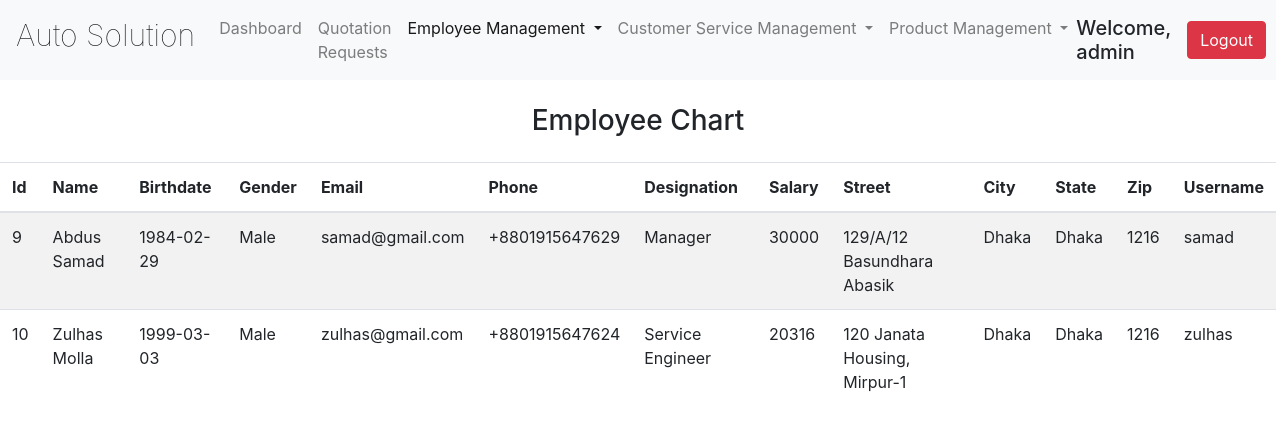
The page /views/admin_all_employee.php (signed in) on the database as committed earlier.
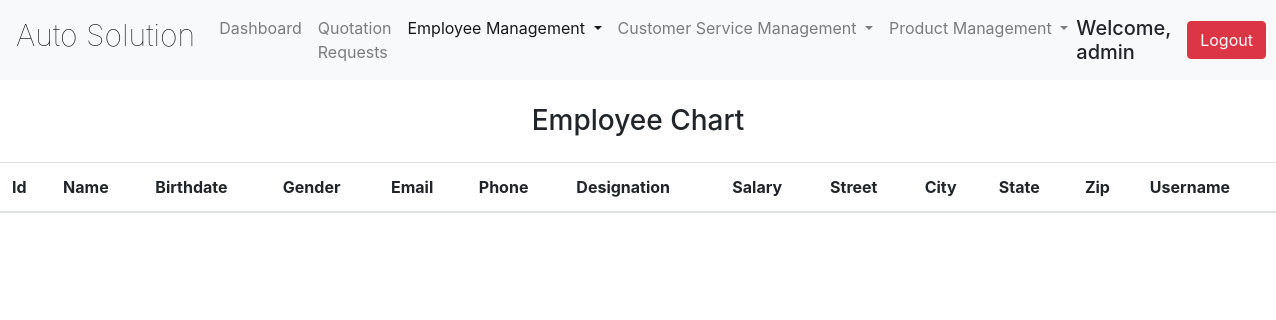
The same page on the database as committed later.
### tables this page shows
CREATE TABLE `employees_detail` (
  `id` int(11) NOT NULL,
  `first_name` varchar(50) NOT NULL,
  `last_name` varchar(50) NOT NULL,
  `birth_date` date NOT NULL,
  `gender` varchar(50) NOT NULL,
  `email` varchar(50) NOT NULL,
  `phone` varchar(50) NOT NULL,
  `designation` varchar(50) NOT NULL,
  `salary` int(50) NOT NULL,
  `street` varchar(100) NOT NULL,
  `city` varchar(50) NOT NULL,
  `state` varchar(50) NOT NULL,
  `zip` varchar(50) NOT NULL,
  `username` varchar(50) NOT NULL,
  `password` varchar(128) NOT NULL
);

### models/database_crud.php (called while the page is built, shortened)
<?php
	 $serverName="localhost";
	 $userName="root";
	 $password="";
	 $dbName="auto_solution";
	function get($query)
	{
        $data=array();
		global $serverName,$userName,$password,$dbName;
		$conn = mysqli_connect( $serverName, $userName, $password, $dbName);
        $result=mysqli_query($conn,$query);
        if(mysqli_num_rows($result) > 0)
        {
            while($row = mysqli_fetch_assoc($result))
            {
                $entity=array();
                foreach($row as $k=>$v)
                {
                    $entity[$k] = $row[$k];
                }
                $data[] = $entity;
            }
        }
		return $data;
	}
?>

### controllers/employee_signup_controller.php (called while the page is built, shortened)
<?php
require_once "../models/database_crud.php";
  function getAllEmployees()
	{
		$query ="SELECT * FROM employees_detail ORDER BY Id ASC";
		$employees = get($query);
		return $employees;
	}
?>

### views/admin_all_employee.php (the view, shortened to what this page needs)
<?php
require '../controllers/employee_signup_controller.php';
$employees = getAllEmployees();
 ?>
<!DOCTYPE html>
<html lang="en">
<head>
  <link rel="stylesheet" href="../css/bootstrap.css">
 	<link rel="stylesheet" href="https://cdn.datatables.net/1.10.12/css/dataTables.bootstrap.min.css" />
  <link rel="stylesheet" href="styles/mystyle.css">
</head>
<body>
  <header>
    <div class="mynav">
      <nav class="navbar navbar-expand-lg navbar-light bg-light">
      <a class="navbar-brand mb-2" href="user_dashboard.php">Auto Solution</a>
      <div class="collapse navbar-collapse" id="navbarSupportedContent">
        <ul class="navbar-nav mr-auto">
          <li class="nav-item">
            <a class="nav-link" href="admin_dashboard.php">Dashboard<span class="sr-only">(current)</span></a>
          </li>
          <li class="nav-item">
            <a class="nav-link" href="admin_quotation_management.php">Quotation Requests</a>
          </li>
          <li class="nav-item dropdown active">
            <a class="nav-link dropdown-toggle" href="#" id="navbarDropdown" role="button" data-toggle="dropdown" aria-haspopup="true" aria-expanded="false">
              Employee Management
            </a>
          </li>
					<li class="nav-item dropdown">
            <a class="nav-link dropdown-toggle" href="#" id="navbarDropdown" role="button" data-toggle="dropdown" aria-haspopup="true" aria-expanded="false">
              Customer Service Management
            </a>
          </li>
					<li class="nav-item dropdown">
            <a class="nav-link dropdown-toggle" href="#" id="navbarDropdown" role="button" data-toggle="dropdown" aria-haspopup="true" aria-expanded="false">
              Product Management
            </a>
          </li>
        </ul>
      <h5 class="my-sm-2 mr-lg-2">Welcome, <?php echo $_SESSION['username'];?></h5>
        <a class="btn btn-danger my-sm-2 ml-lg-2 "href="../controllers/logout.php">Logout</a>
     </div>
    </nav>
  </div>
</header>
<h3 class="display-5 text-center my-4">Employee Chart</h3>
<table class="table table-striped my-3" id="employee_data">
    <thead>
      <tr>
        <th>Id</th>
        <th>Name</th>
        <th>Birthdate</th>
        <th>Gender</th>
        <th>Email</th>
        <th>Phone</th>
        <th>Designation</th>
        <th>Salary</th>
        <th>Street</th>
        <th>City</th>
        <th>State</th>
				<th>Zip</th>
        <th>Username</th>
      </tr>
    </thead>
		<?php
				foreach($employees as $employee)
				{
					echo "<tr>";
						echo "<td>".$employee["id"]."</td>";
						echo "<td>".$employee["first_name"]." ".$employee["last_name"]."</td>";
						echo "<td>".$employee["birth_date"]."</td>";
						echo "<td>".$employee["gender"]."</td>";
						echo "<td>".$employee["email"]."</td>";
						echo "<td>".$employee["phone"]."</td>";
						echo "<td>".$employee["designation"]."</td>";
						echo "<td>".$employee["salary"]."</td>";
						echo "<td>".$employee["street"]."</th>";
						echo "<td>".$employee["city"]."</td>";
						echo "<td>".$employee["state"]."</td>";
						echo "<td>".$employee["zip"]."</td>";
						echo "<td>".$employee["username"]."</td>";
					echo "</tr>";
				}
			?>
  </table>
</body>
</html>

Rows that differ between the two databases and show on the page:
removed employees_detail: id "9", first_name "Abdus", last_name "Samad", birth_date "1984-02-29", gender "Male", email "samad@gmail.com", phone "+8801915647629", designation "Manager", salary "30000", street "129/A/12 Basundhara Abasik", city "Dhaka", state "Dhaka", zip "1216", username "samad"
removed employees_detail: id "10", first_name "Zulhas", last_name "Molla", birth_date "1999-03-03", gender "Male", email "zulhas@gmail.com", phone "+8801915647624", designation "Service Engineer", salary "20316", street "120 Janata Housing, Mirpur-1", city "Dhaka", state "Dhaka", zip "1216", username "zulhas"
